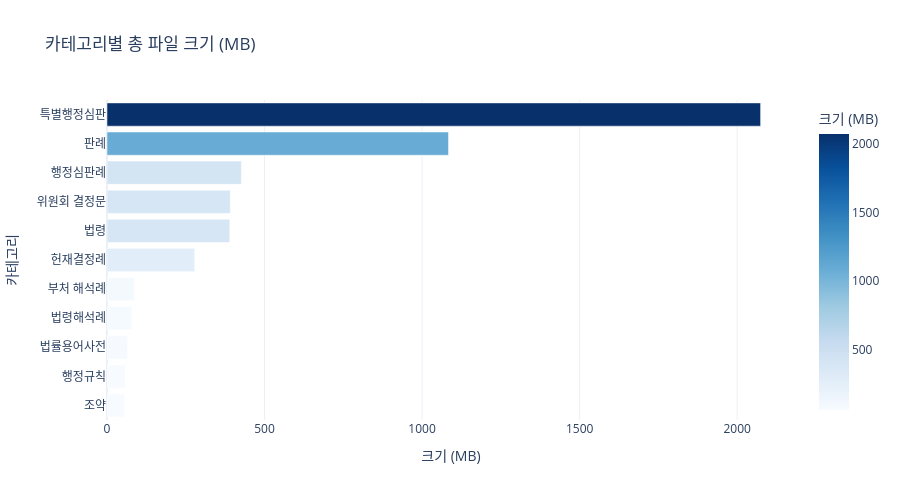

Notebook cell for this chart:
### Markdown cell above
## 2. 시각화: 카테고리별 파일 크기

### Code cell
# ── 카테고리별 파일 크기 수평 바 차트 ─────────────────────
import pandas as pd

df_inv = pd.DataFrame(inventory)
df_cat_size = (
    df_inv.groupby(["category", "category_label"])
    .agg(total_size_mb=("size_mb", "sum"), file_count=("filename", "count"))
    .reset_index()
    .sort_values("total_size_mb", ascending=True)
)

fig = px.bar(
    df_cat_size,
    x="total_size_mb",
    y="category_label",
    orientation="h",
    title="카테고리별 총 파일 크기 (MB)",
    labels={"total_size_mb": "크기 (MB)", "category_label": "카테고리"},
    hover_data=["file_count", "category"],
    color="total_size_mb",
    color_continuous_scale="Blues",
)
fig.update_layout(height=500, showlegend=False)
fig.show()

### Figure 1 — Plotly figure (JSON) as saved in the notebook; plotly's stock layout.template omitted (floating-point values rounded to 4 significant figures)
{"data": [{"customdata": [[1, "treaty"], [1, "school"], [1, "law_term"], [1, "legislation"], [28, "cgm_expc"], [1, "constitutional"], [1, "law"], [10, "committee"], [1, "administration"], [1, "precedent"], [2, "special_tribunal"]], "hovertemplate": "크기 (MB)=%{marker.color}<br>카테고리=%{y}<br>file_count=%{customdata[0]}<br>category=%{customdata[1]}<extra></extra>", "legendgroup": "", "marker": {"color": [56.72, 57.43, 65.64, 78.78, 86.26, 278.2, 389.8, 391.3, 426.4, 1084.0, 2074.0], "coloraxis": "coloraxis", "pattern": {"shape": ""}}, "name": "", "orientation": "h", "showlegend": false, "textposition": "auto", "type": "bar", "x": [56.72, 57.43, 65.64, 78.78, 86.26, 278.2, 389.8, 391.3, 426.4, 1084.0, 2074.0], "xaxis": "x", "y": ["조약", "행정규칙", "법률용어사전", "법령해석례", "부처 해석례", "헌재결정례", "법령", "위원회 결정문", "행정심판례", "판례", "특별행정심판"], "yaxis": "y"}], "layout": {"barmode": "relative", "coloraxis": {"colorbar": {"title": {"text": "크기 (MB)"}}, "colorscale": [[0, "rgb(247,251,255)"], [0.125, "rgb(222,235,247)"], [0.25, "rgb(198,219,239)"], [0.375, "rgb(158,202,225)"], [0.5, "rgb(107,174,214)"], [0.625, "rgb(66,146,198)"], [0.75, "rgb(33,113,181)"], [0.875, "rgb(8,81,156)"], [1, "rgb(8,48,107)"]]}, "height": 500, "legend": {"tracegroupgap": 0}, "showlegend": false, "title": {"text": "카테고리별 총 파일 크기 (MB)"}, "xaxis": {"anchor": "y", "domain": [0, 1], "title": {"text": "크기 (MB)"}}, "yaxis": {"anchor": "x", "domain": [0, 1], "title": {"text": "카테고리"}}}}
